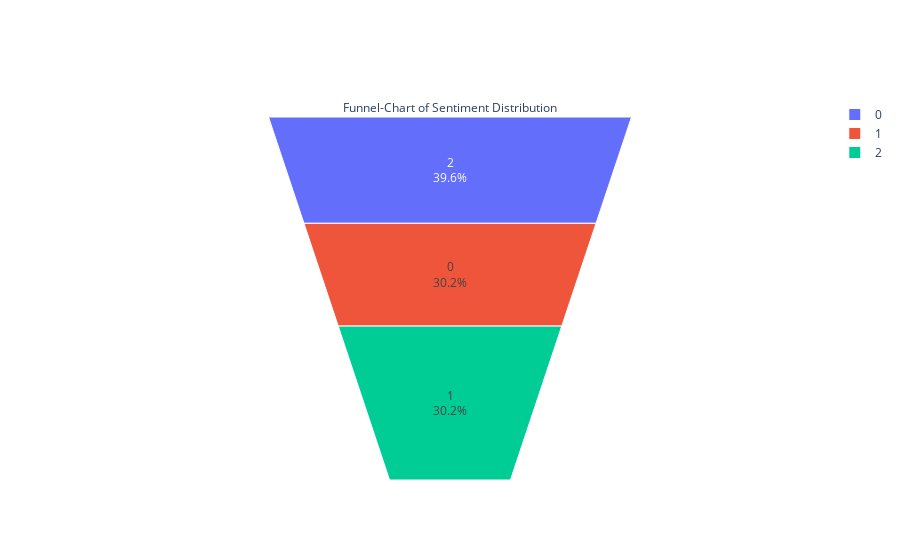

The notebook cell this image was saved under:
### Code cell
from plotly import graph_objs as go
plt.figure(figsize=(12,6))
sns.countplot(x='label',data=df)
fig = go.Figure(go.Funnelarea(
    text =temp.label,
    values = temp.comment,
    title = {"position": "top center", "text": "Funnel-Chart of Sentiment Distribution"}
    ))
fig.show()

### Figure 1 — Plotly figure (JSON) as saved in the notebook; plotly's stock layout.template omitted (floating-point values rounded to 4 significant figures)
{"data": [{"text": [2, 0, 1], "title": {"position": "top center", "text": "Funnel-Chart of Sentiment Distribution"}, "type": "funnelarea", "values": [8467, 6445, 6445]}], "layout": {}}
